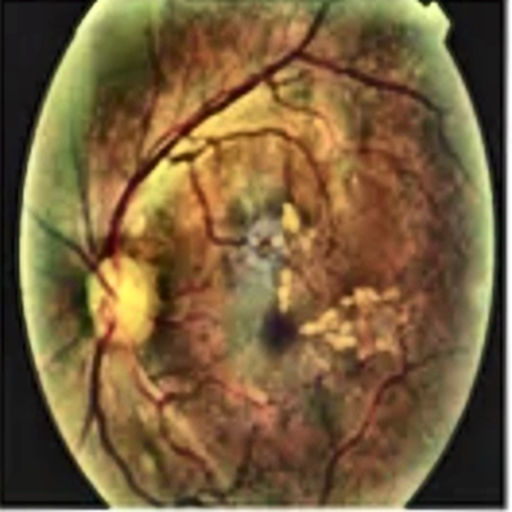
#> input picture data/SANS/Mild1.png, 512 x 512 px
$ python -i clean.py   (imports and definitions only)
#> lines starting #> are read from the running program, lines starting #| are printed output that depends on the picture; after the words box and inside, x2 and y2 are one past the last pixel; in counts of white or black regions, pixels touching at a corner belong together
#> further down, picture is the input picture: shape (512, 512, 3); mean B, G, R 60.7, 95.8, 120.2
import os
import zipfile
from pathlib import Path

import cv2
import numpy as np

DATA_DIR = Path(__file__).resolve().parent
SANS_DIR = DATA_DIR / "SANS"
NORMAL_DIR = DATA_DIR / "Normal"
SANS_CLEAN_DIR = DATA_DIR / "SANS_clean"
NORMAL_CLEAN_DIR = DATA_DIR / "Normal_clean"

IMAGE_EXTENSIONS = {".png", ".jpg", ".jpeg"}


# [17 lines left out: functions unzip_normal_zip, find_normal_source_dir, not called in this run]


def is_image_file(path: Path) -> bool:
    return path.is_file() and path.suffix.lower() in IMAGE_EXTENSIONS


# [20 lines left out: functions load_image, validate_image, not called in this run]


def crop_black_border(image: np.ndarray) -> np.ndarray:
    gray = cv2.cvtColor(image, cv2.COLOR_BGR2GRAY)
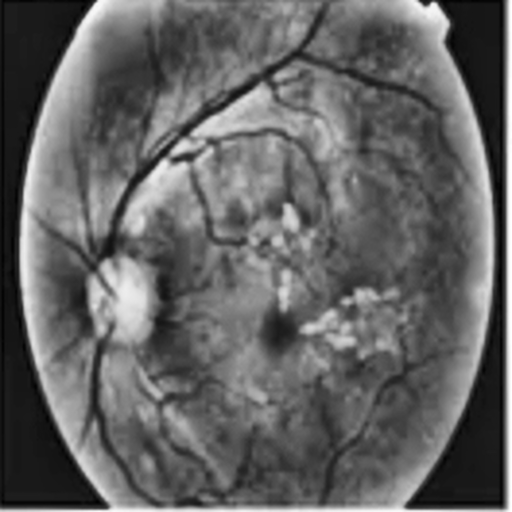
#> gray: shape (512, 512); min 0, max 255, mean 99.1
    _, mask = cv2.threshold(gray, 10, 255, cv2.THRESH_BINARY)
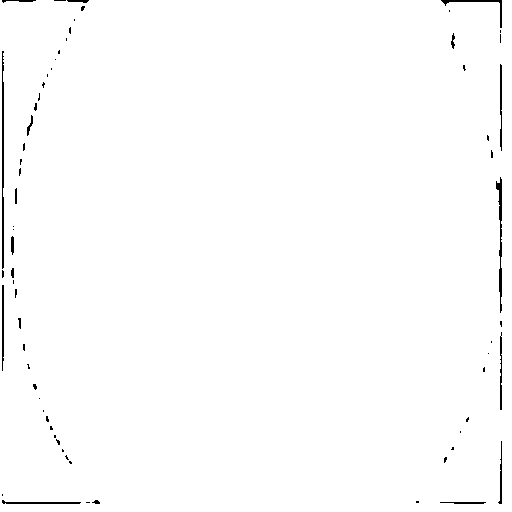
#> mask: shape (512, 512); 99.1% white; black in thin lines or dots
    kernel = cv2.getStructuringElement(cv2.MORPH_ELLIPSE, (15, 15))
    mask = cv2.morphologyEx(mask, cv2.MORPH_CLOSE, kernel)
#> mask: shape (512, 512); every value is 255
    contours, _ = cv2.findContours(mask, cv2.RETR_EXTERNAL, cv2.CHAIN_APPROX_SIMPLE)
#> contours = [[[0, 0], [0, 511], [511, 511], [511, 0]]]
    if not contours:
        return image

    largest = max(contours, key=cv2.contourArea)
#> largest = [[0, 0], [0, 511], [511, 511], [511, 0]]
    x, y, w, h = cv2.boundingRect(largest)
#> x = 0; y = 0; w = 512; h = 512
    if w < 100 or h < 100:
        return image

    cropped = image[y : y + h, x : x + w]
    if cropped.size == 0:
        return image
    return cropped


# [7 lines left out: function enhance_contrast, not called in this run]


def resize_image(image: np.ndarray, size=(512, 512)) -> np.ndarray:
    return cv2.resize(image, size, interpolation=cv2.INTER_LANCZOS4)


# [57 lines left out: functions save_image, process_dataset, print_summary, main, not called in this run]


# [2 lines not run here, left out]

>>> import cv2
>>> picture = cv2.imread('SANS/Mild1.png')
>>> result = crop_black_border(picture)

$ run again, on data/SANS/Proliferative2.png
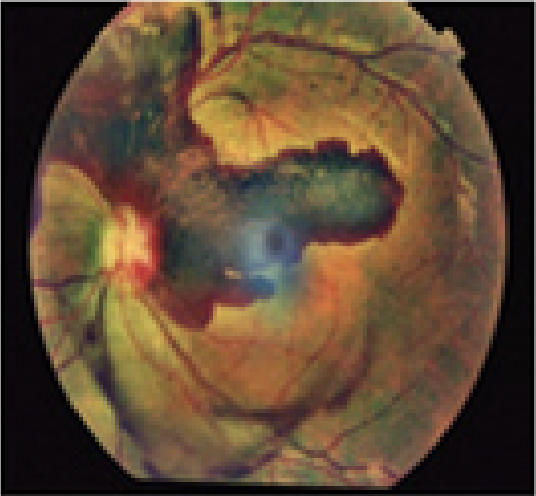
#> input picture data/SANS/Proliferative2.png, 536 x 496 px
#> picture is the input picture: shape (496, 536, 3); mean B, G, R 51.5, 72.3, 94.3
#> in crop_black_border, `gray = cv2.cvtColor(image, cv2.COLOR_BGR2GRAY)`:
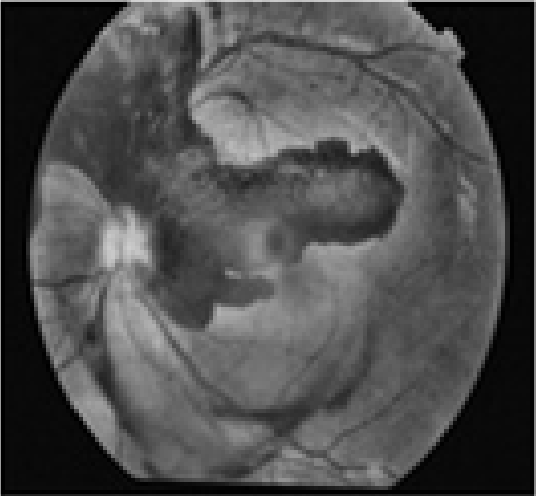
#> gray: shape (496, 536); min 0, max 225, mean 76.5
#> in crop_black_border, `mask = cv2.morphologyEx(mask, cv2.MORPH_CLOSE, kernel)`:
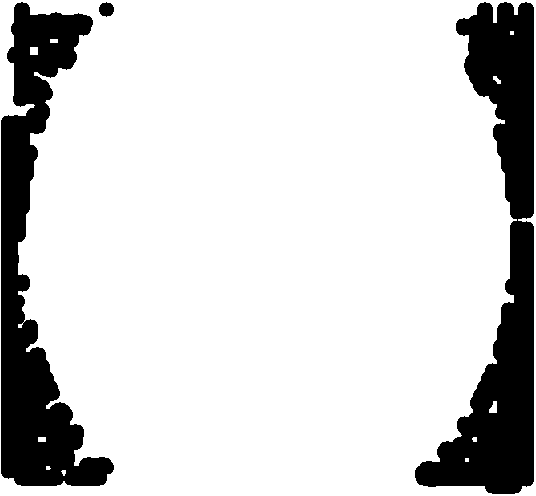
#> mask: shape (496, 536); 82.7% white; 3 black regions, box (x1, y1, x2, y2) and area: (415, 2, 534, 494) 24035, (1, 2, 114, 486) 21749, (99, 2, 114, 17) 169
#> contours = [[[0, 0], [0, 495], [535, 495], [535, 0]]]
#> largest = [[0, 0], [0, 495], [535, 495], [535, 0]]
#> x = 0; w = 536; h = 496

$ run again, on data/SANS/Severe1.png
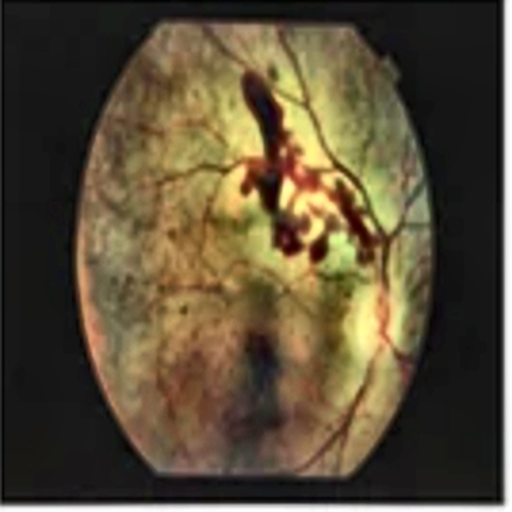
#> input picture data/SANS/Severe1.png, 512 x 512 px
#> picture is the input picture: shape (512, 512, 3); mean B, G, R 55.3, 77.8, 90.1
#> in crop_black_border, `gray = cv2.cvtColor(image, cv2.COLOR_BGR2GRAY)`:
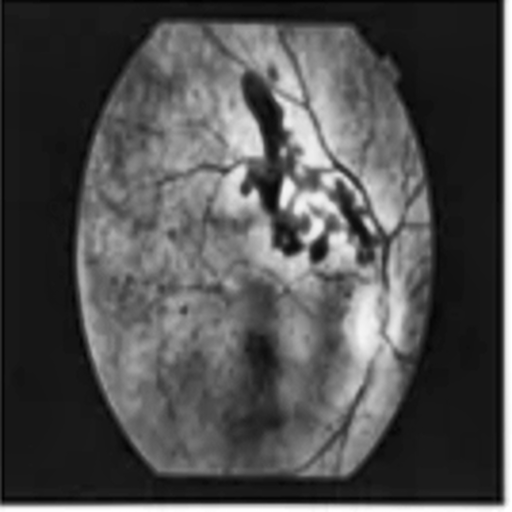
#> gray: shape (512, 512); min 0, max 255, mean 79
#> in crop_black_border, `_, mask = cv2.threshold(gray, 10, 255, cv2.THRESH_BINARY)`:
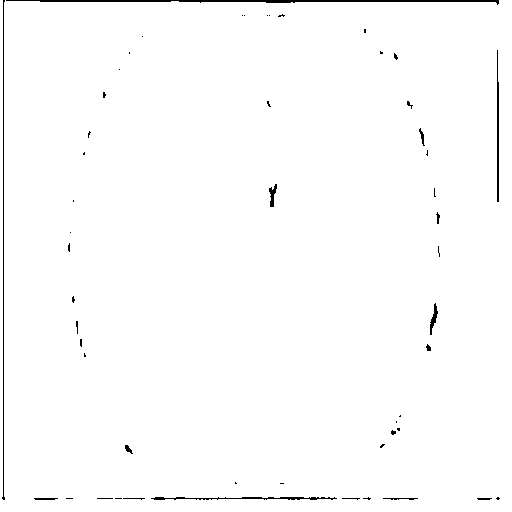
#> mask: shape (512, 512); 98.9% white; 53 black regions (39 under 20 px), largest, box (x1, y1, x2, y2) and area: (6, 0, 499, 5) 978, (2, 0, 5, 500) 507, (151, 497, 337, 500) 314
#> contours = [[[0, 0], [0, 511], [511, 511], [511, 0]]]
#> largest = [[0, 0], [0, 511], [511, 511], [511, 0]]
#> x = 0; w = 512
